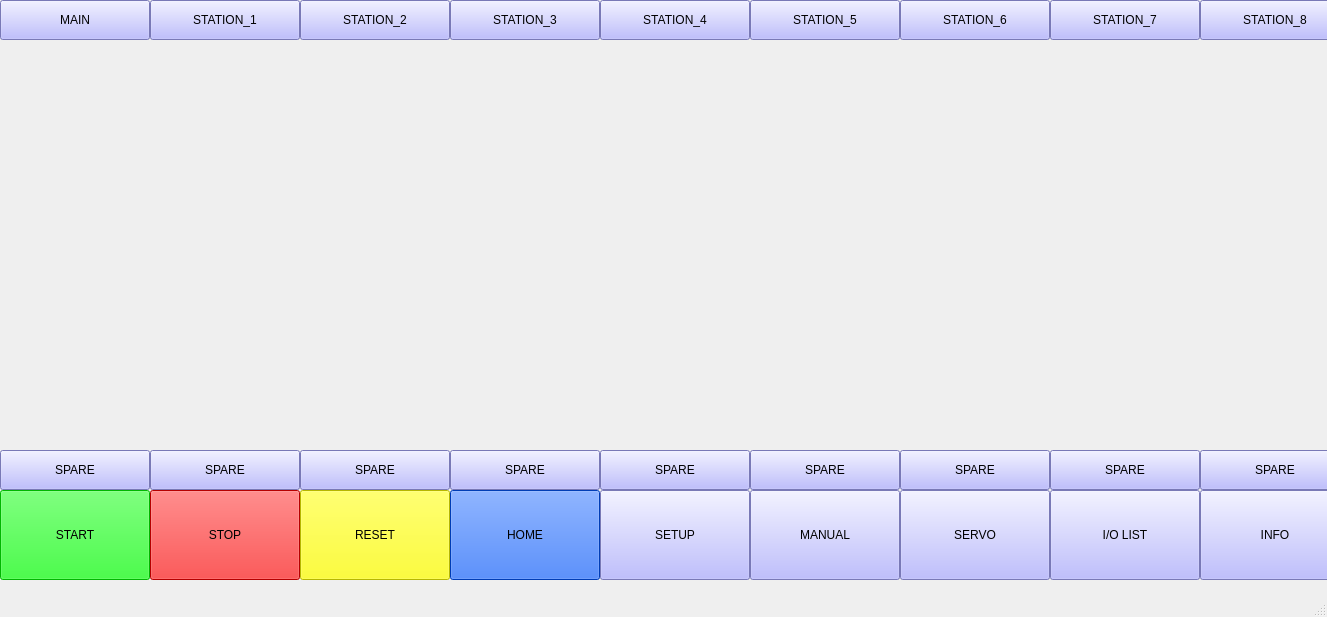
<?xml version="1.0" encoding="UTF-8"?>
<ui version="4.0">
 <class>MainWindow1</class>
 <widget class="QMainWindow" name="MainWindow1">
  <property name="geometry">
   <rect>
    <x>0</x>
    <y>0</y>
    <width>1327</width>
    <height>617</height>
   </rect>
  </property>
  <property name="windowTitle">
   <string>MainWindow</string>
  </property>
  <widget class="QWidget" name="centralwidget">
   <widget class="QPushButton" name="pushButton">
    <property name="geometry">
     <rect>
      <x>0</x>
      <y>490</y>
      <width>150</width>
      <height>90</height>
     </rect>
    </property>
    <property name="styleSheet">
     <string notr="true">background-color: rgb(0, 255, 0);
font: 700 16pt &quot;Segoe UI&quot;;
</string>
    </property>
    <property name="text">
     <string>START</string>
    </property>
   </widget>
   <widget class="QPushButton" name="pushButton_2">
    <property name="geometry">
     <rect>
      <x>150</x>
      <y>490</y>
      <width>150</width>
      <height>90</height>
     </rect>
    </property>
    <property name="styleSheet">
     <string notr="true">background-color: rgb(255, 0, 0);
font: 700 16pt &quot;Segoe UI&quot;;</string>
    </property>
    <property name="text">
     <string>STOP</string>
    </property>
   </widget>
   <widget class="QPushButton" name="pushButton_3">
    <property name="geometry">
     <rect>
      <x>300</x>
      <y>490</y>
      <width>150</width>
      <height>90</height>
     </rect>
    </property>
    <property name="styleSheet">
     <string notr="true">background-color:rgb(255, 255, 0);
font: 700 16pt &quot;Segoe UI&quot;;</string>
    </property>
    <property name="text">
     <string>RESET</string>
    </property>
   </widget>
   <widget class="QPushButton" name="pushButton_4">
    <property name="geometry">
     <rect>
      <x>450</x>
      <y>490</y>
      <width>150</width>
      <height>90</height>
     </rect>
    </property>
    <property name="styleSheet">
     <string notr="true">background-color:rgb(0, 85, 255);
font: 700 16pt &quot;Segoe UI&quot;;</string>
    </property>
    <property name="text">
     <string>HOME</string>
    </property>
   </widget>
   <widget class="QPushButton" name="pushButton_5">
    <property name="geometry">
     <rect>
      <x>600</x>
      <y>490</y>
      <width>150</width>
      <height>90</height>
     </rect>
    </property>
    <property name="toolTip">
     <string>&lt;html&gt;&lt;head/&gt;&lt;body&gt;&lt;pre style=&quot;-qt-paragraph-type:empty; margin-top:0px; margin-bottom:25px; margin-left:0px; margin-right:0px; -qt-block-indent:0; text-indent:0px; line-height:150%; font-family:'Courier New'; background-color:#3a4055;&quot;&gt;&lt;br/&gt;&lt;/pre&gt;&lt;/body&gt;&lt;/html&gt;</string>
    </property>
    <property name="styleSheet">
     <string notr="true">background-color: rgb(170, 170, 255);
font: 700 16pt &quot;Segoe UI&quot;;</string>
    </property>
    <property name="text">
     <string>SETUP</string>
    </property>
   </widget>
   <widget class="QPushButton" name="pushButton_6">
    <property name="geometry">
     <rect>
      <x>750</x>
      <y>490</y>
      <width>150</width>
      <height>90</height>
     </rect>
    </property>
    <property name="styleSheet">
     <string notr="true">background-color: rgb(170, 170, 255);
font: 700 16pt &quot;Segoe UI&quot;;</string>
    </property>
    <property name="text">
     <string>MANUAL</string>
    </property>
   </widget>
   <widget class="QPushButton" name="pushButton_7">
    <property name="geometry">
     <rect>
      <x>900</x>
      <y>490</y>
      <width>150</width>
      <height>90</height>
     </rect>
    </property>
    <property name="styleSheet">
     <string notr="true">background-color: rgb(170, 170, 255);
font: 700 16pt &quot;Segoe UI&quot;;</string>
    </property>
    <property name="text">
     <string>SERVO</string>
    </property>
   </widget>
   <widget class="QPushButton" name="pushButton_8">
    <property name="geometry">
     <rect>
      <x>1050</x>
      <y>490</y>
      <width>150</width>
      <height>90</height>
     </rect>
    </property>
    <property name="styleSheet">
     <string notr="true">background-color: rgb(170, 170, 255);
font: 700 16pt &quot;Segoe UI&quot;;</string>
    </property>
    <property name="text">
     <string>I/O LIST</string>
    </property>
   </widget>
   <widget class="QPushButton" name="pushButton_9">
    <property name="geometry">
     <rect>
      <x>750</x>
      <y>0</y>
      <width>150</width>
      <height>40</height>
     </rect>
    </property>
    <property name="styleSheet">
     <string notr="true">background-color: rgb(170, 170, 255);</string>
    </property>
    <property name="text">
     <string>STATION_5</string>
    </property>
   </widget>
   <widget class="QPushButton" name="pushButton_10">
    <property name="geometry">
     <rect>
      <x>600</x>
      <y>0</y>
      <width>150</width>
      <height>40</height>
     </rect>
    </property>
    <property name="styleSheet">
     <string notr="true">background-color: rgb(170, 170, 255);</string>
    </property>
    <property name="text">
     <string>STATION_4</string>
    </property>
   </widget>
   <widget class="QPushButton" name="pushButton_11">
    <property name="geometry">
     <rect>
      <x>900</x>
      <y>0</y>
      <width>150</width>
      <height>40</height>
     </rect>
    </property>
    <property name="styleSheet">
     <string notr="true">background-color: rgb(170, 170, 255);</string>
    </property>
    <property name="text">
     <string>STATION_6</string>
    </property>
   </widget>
   <widget class="QPushButton" name="pushButton_12">
    <property name="geometry">
     <rect>
      <x>300</x>
      <y>0</y>
      <width>150</width>
      <height>40</height>
     </rect>
    </property>
    <property name="styleSheet">
     <string notr="true">background-color: rgb(170, 170, 255);</string>
    </property>
    <property name="text">
     <string>STATION_2</string>
    </property>
   </widget>
   <widget class="QPushButton" name="pushButton_13">
    <property name="geometry">
     <rect>
      <x>450</x>
      <y>0</y>
      <width>150</width>
      <height>40</height>
     </rect>
    </property>
    <property name="styleSheet">
     <string notr="true">background-color: rgb(170, 170, 255);</string>
    </property>
    <property name="text">
     <string>STATION_3</string>
    </property>
   </widget>
   <widget class="QPushButton" name="pushButton_14">
    <property name="geometry">
     <rect>
      <x>150</x>
      <y>0</y>
      <width>150</width>
      <height>40</height>
     </rect>
    </property>
    <property name="styleSheet">
     <string notr="true">background-color: rgb(170, 170, 255);</string>
    </property>
    <property name="text">
     <string>STATION_1</string>
    </property>
   </widget>
   <widget class="QPushButton" name="pushButton_15">
    <property name="geometry">
     <rect>
      <x>1050</x>
      <y>0</y>
      <width>150</width>
      <height>40</height>
     </rect>
    </property>
    <property name="styleSheet">
     <string notr="true">background-color: rgb(170, 170, 255);
</string>
    </property>
    <property name="text">
     <string>STATION_7</string>
    </property>
   </widget>
   <widget class="QPushButton" name="pushButton_16">
    <property name="geometry">
     <rect>
      <x>0</x>
      <y>0</y>
      <width>150</width>
      <height>40</height>
     </rect>
    </property>
    <property name="styleSheet">
     <string notr="true">background-color: rgb(170, 170, 255);

</string>
    </property>
    <property name="text">
     <string>MAIN</string>
    </property>
   </widget>
   <widget class="QPushButton" name="pushButton_17">
    <property name="geometry">
     <rect>
      <x>1200</x>
      <y>490</y>
      <width>150</width>
      <height>90</height>
     </rect>
    </property>
    <property name="styleSheet">
     <string notr="true">background-color: rgb(170, 170, 255);
font: 700 16pt &quot;Segoe UI&quot;;</string>
    </property>
    <property name="text">
     <string>INFO</string>
    </property>
   </widget>
   <widget class="QPushButton" name="pushButton_18">
    <property name="geometry">
     <rect>
      <x>1200</x>
      <y>0</y>
      <width>150</width>
      <height>40</height>
     </rect>
    </property>
    <property name="styleSheet">
     <string notr="true">background-color: rgb(170, 170, 255);
</string>
    </property>
    <property name="text">
     <string>STATION_8</string>
    </property>
   </widget>
   <widget class="QPushButton" name="pushButton_19">
    <property name="geometry">
     <rect>
      <x>150</x>
      <y>450</y>
      <width>150</width>
      <height>40</height>
     </rect>
    </property>
    <property name="styleSheet">
     <string notr="true">background-color: rgb(170, 170, 255);</string>
    </property>
    <property name="text">
     <string>SPARE</string>
    </property>
   </widget>
   <widget class="QPushButton" name="pushButton_20">
    <property name="geometry">
     <rect>
      <x>1200</x>
      <y>450</y>
      <width>150</width>
      <height>40</height>
     </rect>
    </property>
    <property name="styleSheet">
     <string notr="true">background-color: rgb(170, 170, 255);
</string>
    </property>
    <property name="text">
     <string>SPARE</string>
    </property>
   </widget>
   <widget class="QPushButton" name="pushButton_21">
    <property name="geometry">
     <rect>
      <x>750</x>
      <y>450</y>
      <width>150</width>
      <height>40</height>
     </rect>
    </property>
    <property name="styleSheet">
     <string notr="true">background-color: rgb(170, 170, 255);</string>
    </property>
    <property name="text">
     <string>SPARE</string>
    </property>
   </widget>
   <widget class="QPushButton" name="pushButton_22">
    <property name="geometry">
     <rect>
      <x>300</x>
      <y>450</y>
      <width>150</width>
      <height>40</height>
     </rect>
    </property>
    <property name="styleSheet">
     <string notr="true">background-color: rgb(170, 170, 255);</string>
    </property>
    <property name="text">
     <string>SPARE</string>
    </property>
   </widget>
   <widget class="QPushButton" name="pushButton_23">
    <property name="geometry">
     <rect>
      <x>450</x>
      <y>450</y>
      <width>150</width>
      <height>40</height>
     </rect>
    </property>
    <property name="styleSheet">
     <string notr="true">background-color: rgb(170, 170, 255);</string>
    </property>
    <property name="text">
     <string>SPARE</string>
    </property>
   </widget>
   <widget class="QPushButton" name="pushButton_24">
    <property name="geometry">
     <rect>
      <x>1050</x>
      <y>450</y>
      <width>150</width>
      <height>40</height>
     </rect>
    </property>
    <property name="styleSheet">
     <string notr="true">background-color: rgb(170, 170, 255);
</string>
    </property>
    <property name="text">
     <string>SPARE</string>
    </property>
   </widget>
   <widget class="QPushButton" name="pushButton_25">
    <property name="geometry">
     <rect>
      <x>900</x>
      <y>450</y>
      <width>150</width>
      <height>40</height>
     </rect>
    </property>
    <property name="styleSheet">
     <string notr="true">background-color: rgb(170, 170, 255);</string>
    </property>
    <property name="text">
     <string>SPARE</string>
    </property>
   </widget>
   <widget class="QPushButton" name="pushButton_26">
    <property name="geometry">
     <rect>
      <x>0</x>
      <y>450</y>
      <width>150</width>
      <height>40</height>
     </rect>
    </property>
    <property name="styleSheet">
     <string notr="true">background-color: rgb(170, 170, 255);

</string>
    </property>
    <property name="text">
     <string>SPARE</string>
    </property>
   </widget>
   <widget class="QPushButton" name="pushButton_27">
    <property name="geometry">
     <rect>
      <x>600</x>
      <y>450</y>
      <width>150</width>
      <height>40</height>
     </rect>
    </property>
    <property name="styleSheet">
     <string notr="true">background-color: rgb(170, 170, 255);</string>
    </property>
    <property name="text">
     <string>SPARE</string>
    </property>
   </widget>
  </widget>
  <widget class="QMenuBar" name="menubar">
   <property name="geometry">
    <rect>
     <x>0</x>
     <y>0</y>
     <width>1327</width>
     <height>22</height>
    </rect>
   </property>
  </widget>
  <widget class="QStatusBar" name="statusbar"/>
 </widget>
 <resources/>
 <connections/>
</ui>
